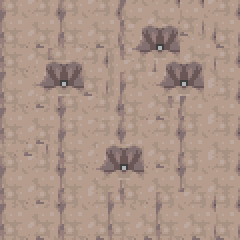
#> input picture draw_map/tiles/bad_road.png, 120 x 120 px (shown 2 times larger)
$ python crop_image.py
#> lines starting #> are read from the running program, lines starting #| are printed output that depends on the picture; after the words box and inside, x2 and y2 are one past the last pixel; in counts of white or black regions, pixels touching at a corner belong together
# http://stackoverflow.com/questions/5324647/how-to-merge-a-transparent-png-image-with-another-image-using-pil
from PIL import Image, ImageOps, ImageDraw

images = ['./tiles/bad_road.png', './tiles/forest.png', './tiles/grass.png', \
    './tiles/ground.png', './tiles/house1.png', './tiles/house2.png', \
    './tiles/house3.png', './tiles/house4.png', './tiles/human.png', \
    './tiles/ice.png', './tiles/road.png', './tiles/rock.png', \
    './tiles/sand.png', './tiles/traffic.png', './tiles/water.png']

images = ['./tiles/bad_road.png', './tiles/grass.png', './tiles/ice.png', \
    './tiles/road.png', './tiles/rock.png', './tiles/sand.png', \
    './tiles/traffic.png']

for i in images:
    im = Image.open(i)
#> im is the input picture: PIL image 120x120 RGBA; mean R, G, B, A 171.8, 147.9, 135.3, 254.8
    # crop it into a circle
    # http://stackoverflow.com/questions/890051/how-do-i-generate-circular-thumbnails-with-pil
    size = (120, 120)
    mask = Image.new('L', size, 0)
#> mask: PIL image 120x120 L; every value is 0
    draw = ImageDraw.Draw(mask)
    draw.ellipse((0, 0) + size, fill=255)
    output = ImageOps.fit(im, mask.size, centering=(0.5, 0.5))
    output.putalpha(mask)
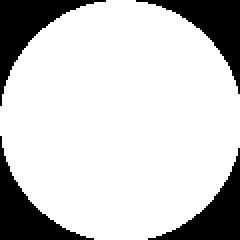
#> mask: PIL image 120x120 L (shown 2 times larger); 79.6% white; 4 black regions, box (x1, y1, x2, y2) and area: (0, 0, 53, 53) 786, (68, 0, 120, 47) 733, (0, 68, 47, 120) 733, (74, 74, 120, 120) 681
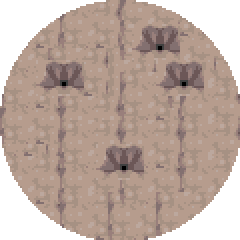
#> output: PIL image 120x120 RGBA (shown 2 times larger); mean R, G, B, A 171.8, 147.9, 135.3, 203.1; transparent parts drawn white
    # paste it onto a background image
    background = Image.open('./tiles/ground.png')
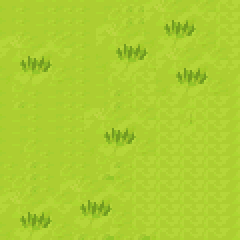
#> input picture draw_map/tiles/ground.png, 120 x 120 px (shown 2 times larger)
#> background is the input picture: PIL image 120x120 RGBA; mean R, G, B, A 172.5, 207.1, 50.2, 255
    background.paste(output, (0, 0), output)
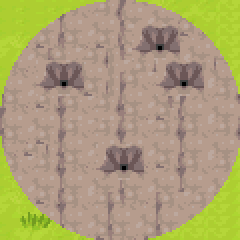
#> background: PIL image 120x120 RGBA (shown 2 times larger); mean R, G, B, A 171.6, 159.6, 117.7, 255
    # background.show()
    background.save(i[:-4]+'_circle.png')
#> pass 2 of the loop `for i in images:`:
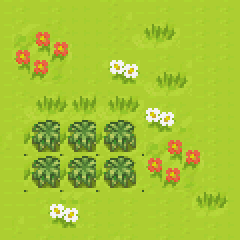
#> input picture draw_map/tiles/grass.png, 120 x 120 px (shown 2 times larger)
#> im is the input picture: PIL image 120x120 RGBA; mean R, G, B, A 166.4, 197.1, 52, 255
#> `output.putalpha(mask)`:
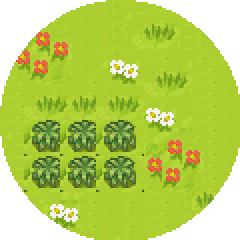
#> output: PIL image 120x120 RGBA (shown 2 times larger); mean R, G, B, A 166.4, 197.1, 52, 203.1; transparent parts drawn white
#> (the run stopped early here; a loop or call above may not have finished)
